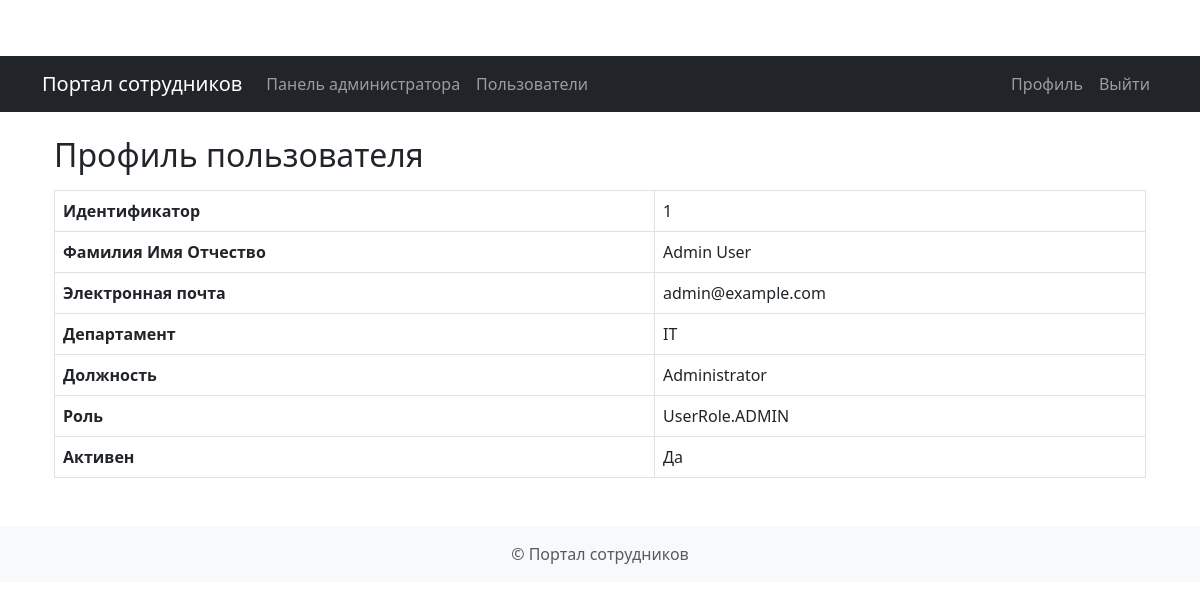
Screenshot of /profile (signed in) with the database file from the repository.
### app/models.py (models this page shows)
class User(Base):
    __tablename__ = "users"
    id = Column(Integer, primary_key=True, index=True)
    email = Column(String, unique=True, index=True)
    hashed_password = Column(String)
    full_name = Column(String)
    department = Column(String)
    position = Column(String)
    is_active = Column(Boolean, default=True)
    role = Column(SQLEnum(UserRole), default=UserRole.EMPLOYEE)
    manager_id = Column(Integer, ForeignKey("users.id"), nullable=True)
    requests = relationship("Request", back_populates="owner", foreign_keys="Request.owner_id")
    managed_requests = relationship("Request", back_populates="manager", foreign_keys="Request.manager_id")
    hr_requests = relationship("Request", back_populates="hr_officer", foreign_keys="Request.hr_officer_id")
    subordinates = relationship("User", remote_side=[id])

### app/routes/common.py (the view)
@router.get("/profile", response_class=HTMLResponse)
async def user_profile(
    request: StarletteRequest,
    current_user: User = Depends(get_current_user),
    db: Session = Depends(get_db)
):
    return templates.TemplateResponse(
        "common/profile.html",
        {"request": request, "user": current_user}
    )

### app/templates/common/profile.html
{% extends 'base.html' %}
{% block content %}
<div class="container mt-4">
    <h2>Профиль пользователя</h2>
    <table class="table table-bordered mt-3">
        <tr>
            <th>Идентификатор</th>
            <td>{{ user.id }}</td>
        </tr>
        <tr>
            <th>Фамилия Имя Отчество</th>
            <td>{{ user.full_name }}</td>
        </tr>
        <tr>
            <th>Электронная почта</th>
            <td>{{ user.email }}</td>
        </tr>
        <tr>
            <th>Департамент</th>
            <td>{{ user.department }}</td>
        </tr>
        <tr>
            <th>Должность</th>
            <td>{{ user.position }}</td>
        </tr>
        <tr>
            <th>Роль</th>
            <td>{{ user.role }}</td>
        </tr>
        <tr>
            <th>Активен</th>
            <td>{{ 'Да' if user.is_active else 'Нет' }}</td>
        </tr>
    </table>
</div>
{% endblock %}

### app/static/css/styles.css (style rules this page uses)
body { padding-top: 56px; }

### rows the page displays
User: id "1", full_name "Admin User", email "admin@example.com", department "IT", position "Administrator", role "UserRole.ADMIN", is_active "Да"
